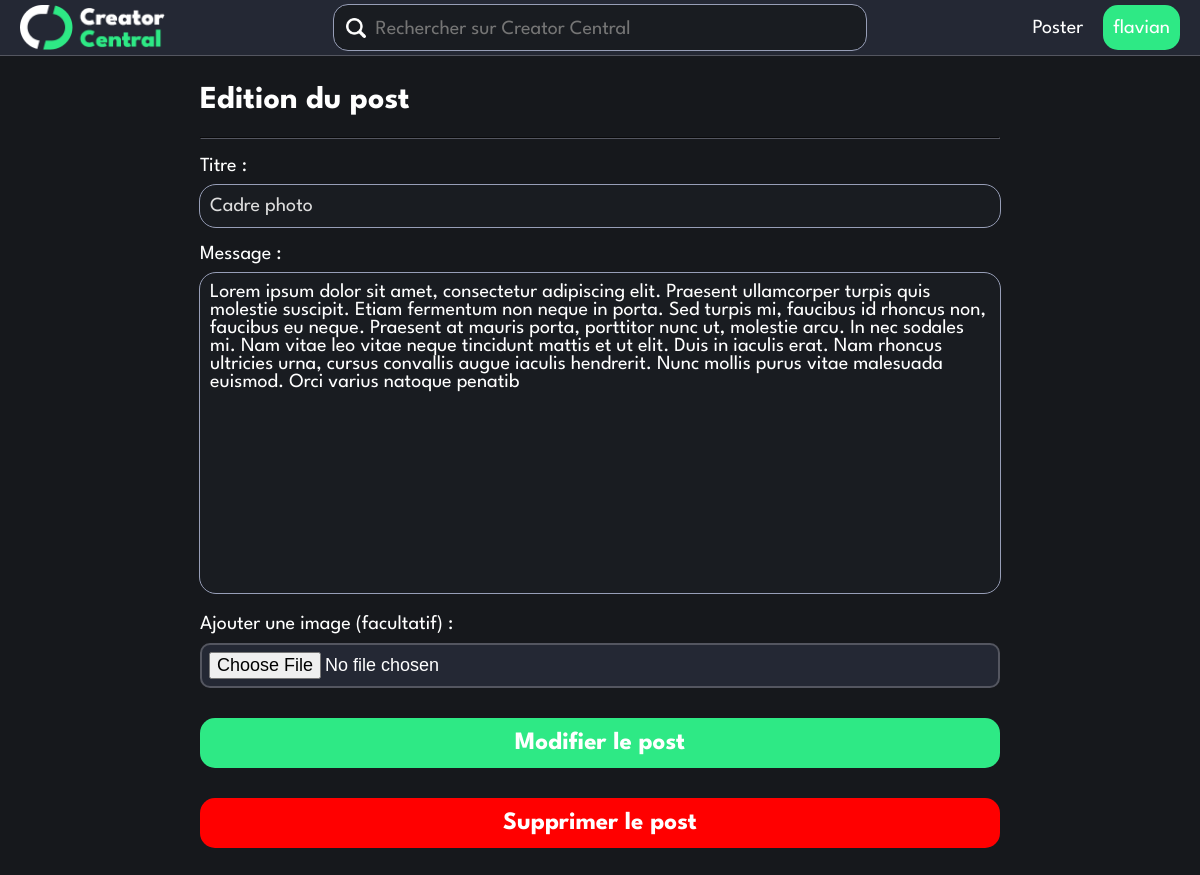
Screenshot of /editpost.php?postID=21 (signed in) with the database file from the repository.
### tables this page shows
CREATE TABLE `posts` (
  `postId` int(16) NOT NULL,
  `username` varchar(20) NOT NULL,
  `date` timestamp NOT NULL DEFAULT current_timestamp() ON UPDATE current_timestamp(),
  `title` varchar(50) NOT NULL,
  `content` varchar(500) NOT NULL,
  `picturePath` varchar(100) NOT NULL DEFAULT 'img/default_image.jpg'
);

### classes/SQLconn.php (called while the page is built, shortened)
<?php
require_once(__ROOT__ . "/Classes/loginStatus.php");
class SQLconn
{
    function __construct()
    {
        $servername = "localhost";
        $username = "root";
        $password = "";
        $dbname = "creatorcentral";
        $this->conn = new mysqli($servername, $username, $password, $dbname);
    }
}
?>

### classes/loginStatus.php (called while the page is built, shortened)
<?php
class LoginStatus{
    function CheckSession()
    {
        return isset($_SESSION["username"]);
    }
}
?>

### initialize.php (called while the page is built, shortened)
<?php
    require_once(__ROOT__."/Classes/SQLconn.php");
    $SQLconn = new SQLconn();
?>

### editpost.php (the view, shortened to what this page needs)
<?php include("./initialize.php");
?>
    <!DOCTYPE html>
    <html lang="fr">
<head>
    <link rel="stylesheet" href="styles/font.css">
    <link rel="stylesheet" href="styles/global.css">
    <link rel="stylesheet" href="styles/header.css">
</head>
<body>
<?php
include(__ROOT__ . "/pageparts/header.php");
if (isset($_POST["new"])) {
?>
<div class="main-container">
    <h1>Nouveau post</h1>
    <hr>
    <form enctype="multipart/form-data" action="./pageparts/processPost.php" method="POST">
        <input type="hidden" name="action" value="new">
        <label for="title">Titre :</label>
        <input autofocus type="text" name="title" class="short-text-field" id="title">
        <p class="errorMessage" id="title_hint">Le post doit contenir un titre</p>
        <label for="content">Message :</label>
        <textarea name="content" class="long-text-field" placeholder="Decrivez votre création" id="content"></textarea>
        <p class="errorMessage" id="content_hint">Le post doit contenir un message</p>
        <input type="hidden" name="MAX_FILE_SIZE" value="5242880"/>
        <label for="imageFile">Ajouter une image (facultatif) :</label>
        <input name="imageFile" type="file"/>
        <button type="submit" class="wide-button" id="post-button" disabled="true">Poster sur Creator Central</button>
    </form>
    <script type="text/javascript" src="scripts/postFormHinting.js"></script>
    <?php
    }
    elseif (isset($_GET["postID"])) {
        $query = 'SELECT * FROM `posts` WHERE `postId` =' . $_GET["postID"];
        $result = $SQLconn->conn->query($query);
        if ($result->num_rows > 0) {
            $data = $result->fetch_assoc();
            ?>
            <div class="main-container">
                <h1>Edition du post</h1>
                <hr>
                <form enctype="multipart/form-data" action="./pageparts/processPost.php" method="POST">
                    <label for="title">Titre :</label>
                    <input autofocus type="text" name="title" class="short-text-field"
                           value="<?php echo $data["title"]; ?>">
                    <label for="content">Message :</label>
                    <textarea name="content" class="long-text-field"><?php echo $data["content"]; ?></textarea>
                    <label for="imageFile">Ajouter une image (facultatif) :</label>
                    <input name="imageFile" type="file"/>
                    <button type="submit" class="wide-button" id="post-button">Modifier le post</button>
                </form>
                <form action="./pageparts/processPost.php"
                      onsubmit="return confirm('Etes vous sur de vouloir supprimer ce post?')"
                      method="POST">
                    <button type="submit" class="wide-button red-bg">Supprimer le post</button>
                </form>
            </div>
            <?php
        } else {
            echo "<h1>Erreur! Cette ID ne correspond à aucun post!</h1>";
        }
    } ?>
</body>

### styles/global.css (style rules this page uses)
:root { --green-accent: #2ee985; --green-accent-dark: #267e4c; --green-accent-darker: #228c52; --lighter-grey: #979eb7; --light-grey: #545660; --grey: #242834; --dark-grey: #191c21;; --darker-grey: #16181c; }
body { color: white; font-family: 'LeagueSpartan', Bahnschrift, sans-serif; font-weight: normal; margin: 0; background: var(--darker-grey); }
.short-text-field { font-family: 'LeagueSpartan', Bahnschrift, sans-serif; font-size: 20px; color: #DDD; height: 40px; padding-inline: 10px; border-radius: 16px; border: none; outline: var(--lighter-grey) solid 1px; background: var(--dark-grey); width: calc(100% - 20px); margin-top: 10px; }
.long-text-field { resize: none; width: calc(100% - 20px); padding: 10px; height: 300px; background: var(--dark-grey); color: white; font-size: 20px; font-family: 'LeagueSpartan', Bahnschrift, sans-serif; border-radius: 16px; border: none; outline: var(--lighter-grey) solid 1px; margin-top: 10px; }
.main-container { margin-top: var(--header-height); margin-bottom: 30px; padding: 10px 0; width: min(90%, 800px); margin-inline: auto; }
label { display: block; font-weight: normal; margin-top: 18px; font-size: 20px; }
.wide-button { font-family: 'LeagueSpartan', Bahnschrift, sans-serif; margin-top: 30px; background: var(--green-accent); color: white; border: none; width: 100%; font-size: 25px; font-weight: bold; border-radius: 15px; height: 50px; cursor: pointer; }
hr { border-color: var(--light-grey); }
input[type="file"] { border-radius: 10px; width: calc(100% - 14px - 4px); font-size: 18px; margin-top: 10px; padding: 7px 7px; border: 2px solid var(--light-grey); background: var(--grey); }
.red-bg { background-color: red; }

### styles/header.css (style rules this page uses)
:root { --header-height: 55px; }

### rows the page displays
posts: title "Cadre photo", content "Lorem ipsum dolor sit amet, consectetur adipiscing elit. Praesent ullamcorper turpis quis molestie suscipit. Etiam fermentum non neque in porta. Sed turpis mi, faucibus id rhoncus non, faucibus eu neque. Praesent at mauris porta, porttitor nunc ut, molestie arcu. In nec sodales mi. Nam vitae leo vitae neque tincidunt mattis et ut elit. Duis in iaculis erat. Nam rhoncus ultricies urna, cursus convallis augue iaculis hendrerit. Nunc mollis purus vitae malesuada euismod. Orci varius natoque penatib"

### other values shown
$username "flavian"
